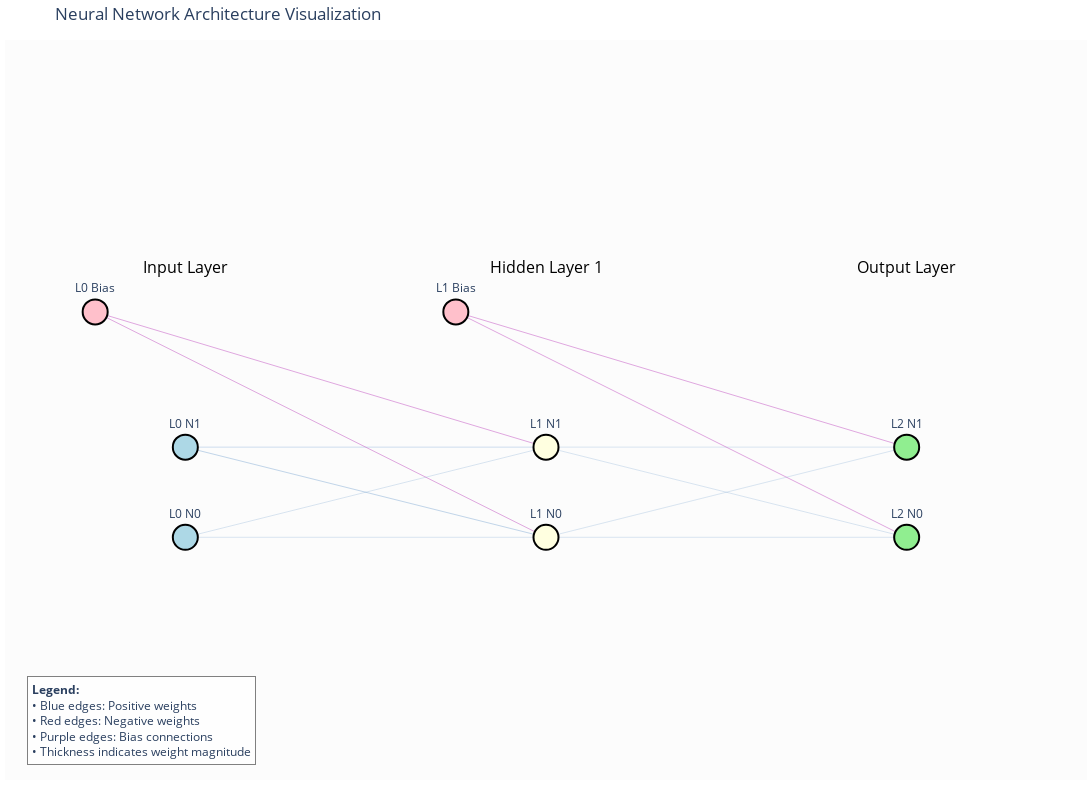

The notebook cell this image was saved under:
### Code cell
model.fit(input_data, target_data)
model.show_graph()

### Figure 1 — Plotly figure (JSON) as saved in the notebook; plotly's stock layout.template omitted (floating-point values rounded to 4 significant figures)
{"data": [{"hoverinfo": "text", "hoverlabel": {"bgcolor": "white", "bordercolor": "black", "font": {"family": "Arial", "size": 12}}, "hovertemplate": "<b>Connection:</b> L0 N0 → L1 N0<br><b>Type:</b> Weight<br><b>Value:</b> 0.0997<br><b>Gradient:</b> 0.001677<extra></extra>", "line": {"color": "rgba(123, 165, 209, 0.8)", "width": 0.5}, "mode": "lines", "opacity": 0.7, "type": "scatter", "x": [0, 10.53, 21.05, 31.58, 42.11, 52.63, 63.16, 73.68, 84.21, 94.74, 105.3, 115.8, 126.3, 136.8, 147.4, 157.9, 168.4, 178.9, 189.5, 200], "y": [-50, -50, -50, -50.0, -50, -50, -50, -50, -50, -50, -50, -50, -50, -50, -50, -50, -50, -50, -50, -50]}, {"hoverinfo": "text", "hoverlabel": {"bgcolor": "white", "bordercolor": "black", "font": {"family": "Arial", "size": 12}}, "hovertemplate": "<b>Connection:</b> L0 N0 → L1 N1<br><b>Type:</b> Weight<br><b>Value:</b> 0.1411<br><b>Gradient:</b> 0.001412<extra></extra>", "line": {"color": "rgba(123, 165, 209, 0.8)", "width": 0.5}, "mode": "lines", "opacity": 0.7, "type": "scatter", "x": [0, 10.53, 21.05, 31.58, 42.11, 52.63, 63.16, 73.68, 84.21, 94.74, 105.3, 115.8, 126.3, 136.8, 147.4, 157.9, 168.4, 178.9, 189.5, 200], "y": [-50, -47.37, -44.74, -42.11, -39.47, -36.84, -34.21, -31.58, -28.95, -26.32, -23.68, -21.05, -18.42, -15.79, -13.16, -10.53, -7.895, -5.263, -2.632, 0]}, {"hoverinfo": "text", "hoverlabel": {"bgcolor": "white", "bordercolor": "black", "font": {"family": "Arial", "size": 12}}, "hovertemplate": "<b>Connection:</b> L0 N1 → L1 N0<br><b>Type:</b> Weight<br><b>Value:</b> 0.2743<br><b>Gradient:</b> 0.001730<extra></extra>", "line": {"color": "rgba(123, 165, 209, 0.8)", "width": 0.823}, "mode": "lines", "opacity": 0.7, "type": "scatter", "x": [0, 10.53, 21.05, 31.58, 42.11, 52.63, 63.16, 73.68, 84.21, 94.74, 105.3, 115.8, 126.3, 136.8, 147.4, 157.9, 168.4, 178.9, 189.5, 200], "y": [0, -2.632, -5.263, -7.895, -10.53, -13.16, -15.79, -18.42, -21.05, -23.68, -26.32, -28.95, -31.58, -34.21, -36.84, -39.47, -42.11, -44.74, -47.37, -50]}, {"hoverinfo": "text", "hoverlabel": {"bgcolor": "white", "bordercolor": "black", "font": {"family": "Arial", "size": 12}}, "hovertemplate": "<b>Connection:</b> L0 N1 → L1 N1<br><b>Type:</b> Weight<br><b>Value:</b> 0.2229<br><b>Gradient:</b> 0.001457<extra></extra>", "line": {"color": "rgba(123, 165, 209, 0.8)", "width": 0.6688}, "mode": "lines", "opacity": 0.7, "type": "scatter", "x": [0, 10.53, 21.05, 31.58, 42.11, 52.63, 63.16, 73.68, 84.21, 94.74, 105.3, 115.8, 126.3, 136.8, 147.4, 157.9, 168.4, 178.9, 189.5, 200], "y": [0, 0, 0, 0, 0, 0, 0, 0, 0, 0, 0, 0, 0, 0, 0, 0, 0, 0, 0, 0]}, {"hoverinfo": "text", "hoverlabel": {"bgcolor": "white", "bordercolor": "black", "font": {"family": "Arial", "size": 12}}, "hovertemplate": "<b>Connection:</b> L0 Bias → L1 N0<br><b>Type:</b> Bias<br><b>Value:</b> 0.2532<br><b>Gradient:</b> 0.022100<extra></extra>", "line": {"color": "rgba(200, 100, 200, 0.8)", "width": 1}, "mode": "lines", "opacity": 0.7, "type": "scatter", "x": [-50, -36.84, -23.68, -10.53, 2.632, 15.79, 28.95, 42.11, 55.26, 68.42, 81.58, 94.74, 107.9, 121.1, 134.2, 147.4, 160.5, 173.7, 186.8, 200], "y": [75, 68.42, 61.84, 55.26, 48.68, 42.11, 35.53, 28.95, 22.37, 15.79, 9.211, 2.632, -3.947, -10.53, -17.11, -23.68, -30.26, -36.84, -43.42, -50]}, {"hoverinfo": "text", "hoverlabel": {"bgcolor": "white", "bordercolor": "black", "font": {"family": "Arial", "size": 12}}, "hovertemplate": "<b>Connection:</b> L0 Bias → L1 N1<br><b>Type:</b> Bias<br><b>Value:</b> 0.2361<br><b>Gradient:</b> 0.022802<extra></extra>", "line": {"color": "rgba(200, 100, 200, 0.8)", "width": 1}, "mode": "lines", "opacity": 0.7, "type": "scatter", "x": [-50, -36.84, -23.68, -10.53, 2.632, 15.79, 28.95, 42.11, 55.26, 68.42, 81.58, 94.74, 107.9, 121.1, 134.2, 147.4, 160.5, 173.7, 186.8, 200], "y": [75, 71.05, 67.11, 63.16, 59.21, 55.26, 51.32, 47.37, 43.42, 39.47, 35.53, 31.58, 27.63, 23.68, 19.74, 15.79, 11.84, 7.895, 3.947, 0]}, {"hoverinfo": "text", "hoverlabel": {"bgcolor": "white", "bordercolor": "black", "font": {"family": "Arial", "size": 12}}, "hovertemplate": "<b>Connection:</b> L1 N0 → L2 N0<br><b>Type:</b> Weight<br><b>Value:</b> 0.0391<br><b>Gradient:</b> 0.125632<extra></extra>", "line": {"color": "rgba(123, 165, 209, 0.8)", "width": 0.5}, "mode": "lines", "opacity": 0.7, "type": "scatter", "x": [200, 210.5, 221.1, 231.6, 242.1, 252.6, 263.2, 273.7, 284.2, 294.7, 305.3, 315.8, 326.3, 336.8, 347.4, 357.9, 368.4, 378.9, 389.5, 400], "y": [-50, -50, -50, -50.0, -50, -50, -50, -50, -50, -50, -50, -50, -50, -50, -50, -50, -50, -50, -50, -50]}, {"hoverinfo": "text", "hoverlabel": {"bgcolor": "white", "bordercolor": "black", "font": {"family": "Arial", "size": 12}}, "hovertemplate": "<b>Connection:</b> L1 N0 → L2 N1<br><b>Type:</b> Weight<br><b>Value:</b> 0.0862<br><b>Gradient:</b> 0.125677<extra></extra>", "line": {"color": "rgba(123, 165, 209, 0.8)", "width": 0.5}, "mode": "lines", "opacity": 0.7, "type": "scatter", "x": [200, 210.5, 221.1, 231.6, 242.1, 252.6, 263.2, 273.7, 284.2, 294.7, 305.3, 315.8, 326.3, 336.8, 347.4, 357.9, 368.4, 378.9, 389.5, 400], "y": [-50, -47.37, -44.74, -42.11, -39.47, -36.84, -34.21, -31.58, -28.95, -26.32, -23.68, -21.05, -18.42, -15.79, -13.16, -10.53, -7.895, -5.263, -2.632, 0]}, {"hoverinfo": "text", "hoverlabel": {"bgcolor": "white", "bordercolor": "black", "font": {"family": "Arial", "size": 12}}, "hovertemplate": "<b>Connection:</b> L1 N1 → L2 N0<br><b>Type:</b> Weight<br><b>Value:</b> 0.1134<br><b>Gradient:</b> 0.065125<extra></extra>", "line": {"color": "rgba(123, 165, 209, 0.8)", "width": 0.5}, "mode": "lines", "opacity": 0.7, "type": "scatter", "x": [200, 210.5, 221.1, 231.6, 242.1, 252.6, 263.2, 273.7, 284.2, 294.7, 305.3, 315.8, 326.3, 336.8, 347.4, 357.9, 368.4, 378.9, 389.5, 400], "y": [0, -2.632, -5.263, -7.895, -10.53, -13.16, -15.79, -18.42, -21.05, -23.68, -26.32, -28.95, -31.58, -34.21, -36.84, -39.47, -42.11, -44.74, -47.37, -50]}, {"hoverinfo": "text", "hoverlabel": {"bgcolor": "white", "bordercolor": "black", "font": {"family": "Arial", "size": 12}}, "hovertemplate": "<b>Connection:</b> L1 N1 → L2 N1<br><b>Type:</b> Weight<br><b>Value:</b> 0.0483<br><b>Gradient:</b> 0.065148<extra></extra>", "line": {"color": "rgba(123, 165, 209, 0.8)", "width": 0.5}, "mode": "lines", "opacity": 0.7, "type": "scatter", "x": [200, 210.5, 221.1, 231.6, 242.1, 252.6, 263.2, 273.7, 284.2, 294.7, 305.3, 315.8, 326.3, 336.8, 347.4, 357.9, 368.4, 378.9, 389.5, 400], "y": [0, 0, 0, 0, 0, 0, 0, 0, 0, 0, 0, 0, 0, 0, 0, 0, 0, 0, 0, 0]}, {"hoverinfo": "text", "hoverlabel": {"bgcolor": "white", "bordercolor": "black", "font": {"family": "Arial", "size": 12}}, "hovertemplate": "<b>Connection:</b> L1 Bias → L2 N0<br><b>Type:</b> Bias<br><b>Value:</b> -0.0308<br><b>Gradient:</b> 0.216071<extra></extra>", "line": {"color": "rgba(200, 100, 200, 0.8)", "width": 1}, "mode": "lines", "opacity": 0.7, "type": "scatter", "x": [150, 163.2, 176.3, 189.5, 202.6, 215.8, 228.9, 242.1, 255.3, 268.4, 281.6, 294.7, 307.9, 321.1, 334.2, 347.4, 360.5, 373.7, 386.8, 400], "y": [75, 68.42, 61.84, 55.26, 48.68, 42.11, 35.53, 28.95, 22.37, 15.79, 9.211, 2.632, -3.947, -10.53, -17.11, -23.68, -30.26, -36.84, -43.42, -50]}, {"hoverinfo": "text", "hoverlabel": {"bgcolor": "white", "bordercolor": "black", "font": {"family": "Arial", "size": 12}}, "hovertemplate": "<b>Connection:</b> L1 Bias → L2 N1<br><b>Type:</b> Bias<br><b>Value:</b> 0.0211<br><b>Gradient:</b> 0.112007<extra></extra>", "line": {"color": "rgba(200, 100, 200, 0.8)", "width": 1}, "mode": "lines", "opacity": 0.7, "type": "scatter", "x": [150, 163.2, 176.3, 189.5, 202.6, 215.8, 228.9, 242.1, 255.3, 268.4, 281.6, 294.7, 307.9, 321.1, 334.2, 347.4, 360.5, 373.7, 386.8, 400], "y": [75, 71.05, 67.11, 63.16, 59.21, 55.26, 51.32, 47.37, 43.42, 39.47, 35.53, 31.58, 27.63, 23.68, 19.74, 15.79, 11.84, 7.895, 3.947, 0]}, {"hoverinfo": "text", "hovertext": ["L0 N0<br>Layer: Input Layer", "L0 N1<br>Layer: Input Layer", "L0 Bias<br>Layer: Input Layer", "L1 N0<br>Layer: Hidden Layer 1", "L1 N1<br>Layer: Hidden Layer 1", "L1 Bias<br>Layer: Hidden Layer 1", "L2 N0<br>Layer: Output Layer", "L2 N1<br>Layer: Output Layer"], "marker": {"color": ["lightblue", "lightblue", "pink", "lightyellow", "lightyellow", "pink", "lightgreen", "lightgreen"], "line": {"color": "black", "width": 2}, "size": 25}, "mode": "markers+text", "text": ["L0 N0", "L0 N1", "L0 Bias", "L1 N0", "L1 N1", "L1 Bias", "L2 N0", "L2 N1"], "textposition": "top center", "type": "scatter", "x": [0, 0, -50, 200, 200, 150, 400, 400], "y": [-50, 0, 75, -50, 0, 75, -50, 0]}], "layout": {"annotations": [{"font": {"color": "black", "size": 16}, "showarrow": false, "text": "Input Layer", "x": 0, "y": 100}, {"font": {"color": "black", "size": 16}, "showarrow": false, "text": "Hidden Layer 1", "x": 200, "y": 100}, {"font": {"color": "black", "size": 16}, "showarrow": false, "text": "Output Layer", "x": 400, "y": 100}, {"align": "left", "bgcolor": "rgba(255, 255, 255, 0.7)", "bordercolor": "gray", "borderpad": 4, "borderwidth": 1, "font": {"size": 12}, "showarrow": false, "text": "<b>Legend:</b><br>• Blue edges: Positive weights<br>• Red edges: Negative weights<br>• Purple edges: Bias connections<br>• Thickness indicates weight magnitude", "x": 0.02, "xref": "paper", "y": 0.02, "yref": "paper"}], "height": 800, "hovermode": "closest", "margin": {"b": 20, "l": 5, "r": 5, "t": 40}, "plot_bgcolor": "rgba(240, 240, 240, 0.2)", "showlegend": false, "title": {"text": "Neural Network Architecture Visualization"}, "width": 1200, "xaxis": {"range": [-100, 500], "showgrid": false, "showticklabels": false, "zeroline": false}, "yaxis": {"scaleanchor": "x", "scaleratio": 1, "showgrid": false, "showticklabels": false, "zeroline": false}}}
